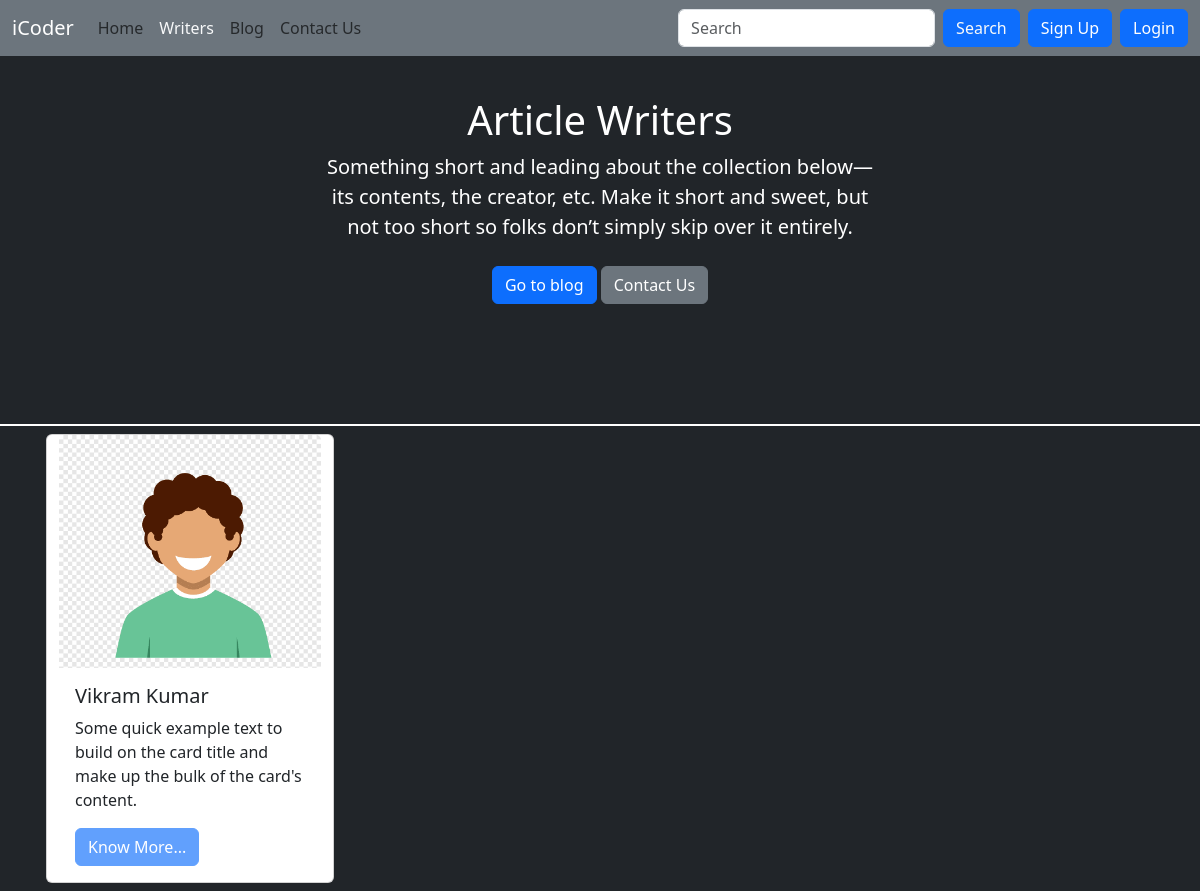
Before: /writers/ with the older database file.
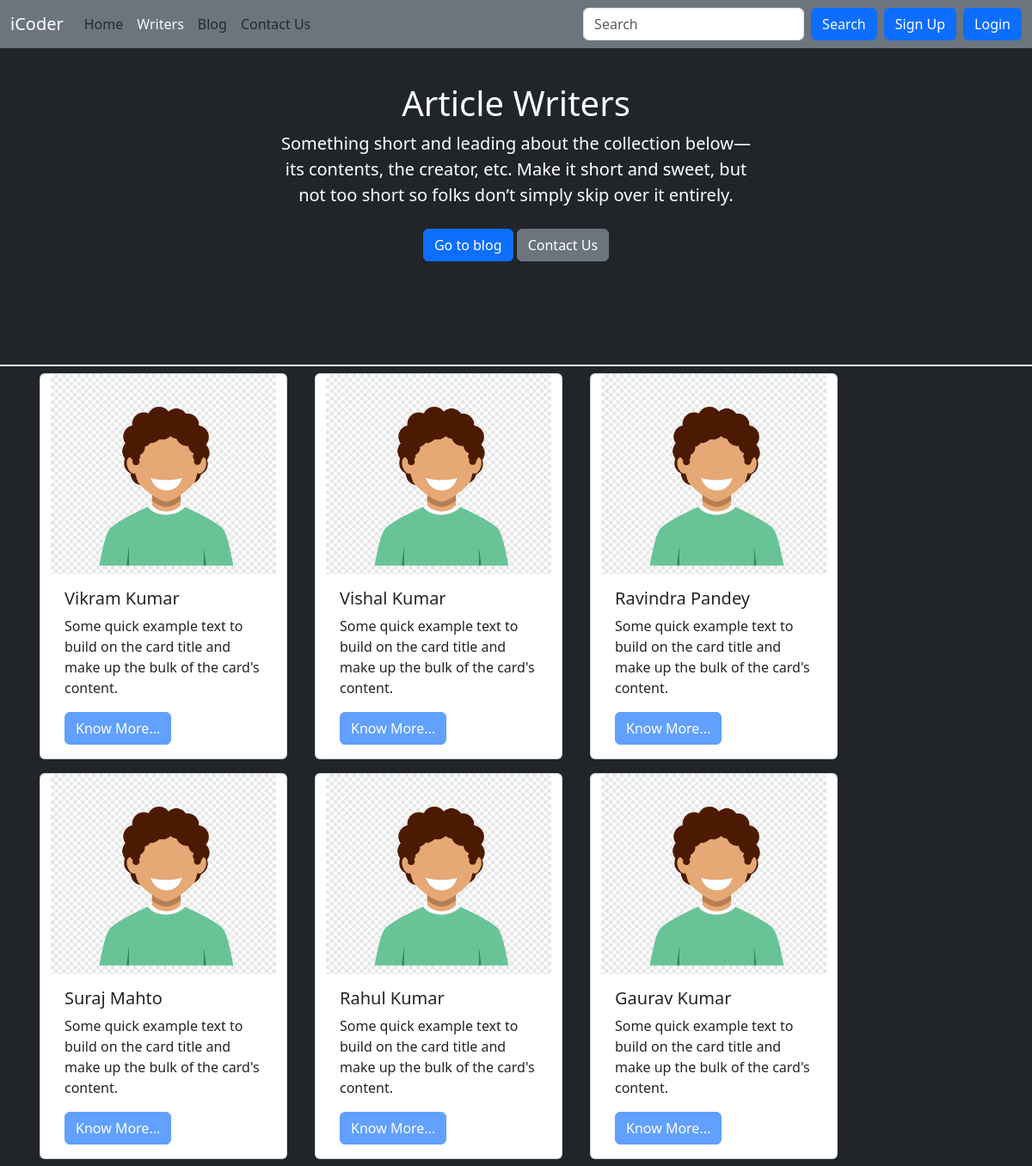
After: the same page with the newer database file.
### writers/models.py (models this page shows, shortened)
class Writer(models.Model):
    sno = models.AutoField(primary_key=True)
    username = models.CharField(max_length=15)
    firstName = models.CharField(max_length=100)
    lastName = models.CharField(max_length=100)
    email = models.CharField(max_length=100)
    password = models.CharField(max_length=100)
    bio = models.CharField(max_length=1000, default="")
    userImage  = models.ImageField(upload_to='static/img', default='static/img/default.jpg')

### writers/views.py (the view)
# urls.py: path('writers/', include('writers.urls'))
def writers(request):
    users = Writer.objects.all()
    context = {'users' : users}
    return render(request, 'writers/writers.html', context)

### templates/writers/writers.html (shortened to what this page needs)
{% extends "base.html" %}
{% block aboutactive %} text-light {% endblock aboutactive %}
{% block body %}
<div class="bg-dark">
  <section class="py-5 text-center container">
    <div class="row py-lg-5">
      <div class="col-lg-6 col-md-8 mx-auto">
        <h1 class="fw-light text-white">Article Writers</h1>
        <p class="lead text-white">Something short and leading about the collection below—its contents, the creator,
          etc. Make it short and sweet, but not too short so folks don’t simply skip over it entirely.</p>
        <p>
          <a href="/blog" class="btn btn-primary my-2">Go to blog</a>
          <a href="/contact" class="btn btn-secondary my-2">Contact Us</a>
        </p>
      </div>
    </div>
  </section>
  <div class="border border-white w-100 h-10"></div>
  <div class="container">
    <div class="row justify-content-left">
      {% for writer in users %}
      <div class="card mx-3 my-2" style="width: 18rem;">
        <img src="/static/userimg/default_user.png" class="card-img-top" alt="...">
        <div class="card-body">
          <h5 class="card-title">{{writer.firstName}} {{writer.lastName}}</h5>
          <p class="card-text">Some quick example text to build on the card title and make up the bulk of the card's
            content.</p>
          {% if user.is_authenticated %}
          <a href="/writers/{{writer.firstName}}" class="btn btn-primary">Know More...</a>
          {% else %}
          <button class="btn btn-primary" disabled>Know More...</button>
          {% endif %}
        </div>
      </div>
      {% endfor %}
    </div>
  </div>
</div>
{% endblock body %}

Changed rows visible on the page:
added Writer: firstName "Vishal", lastName "Kumar"
added Writer: firstName "Ravindra", lastName "Pandey"
added Writer: firstName "Suraj", lastName "Mahto"
added Writer: firstName "Rahul", lastName "Kumar"
added Writer: firstName "Gaurav", lastName "Kumar"
